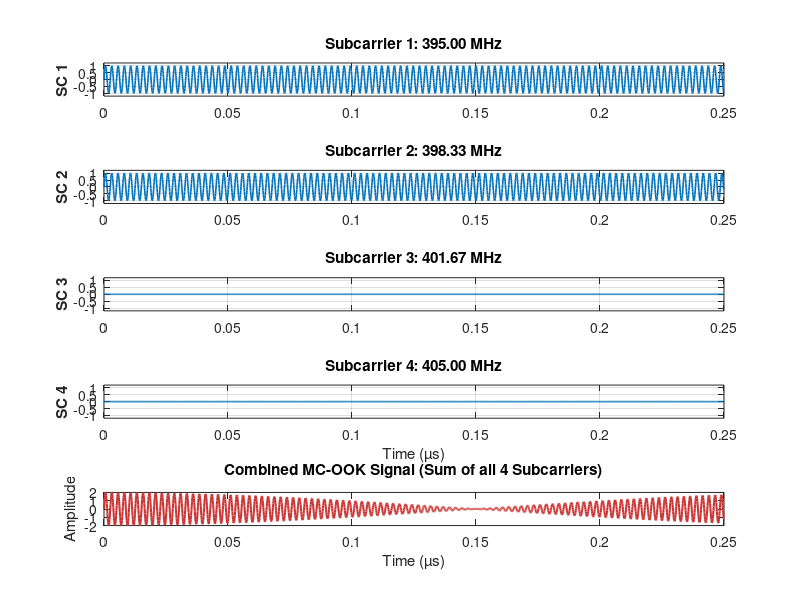
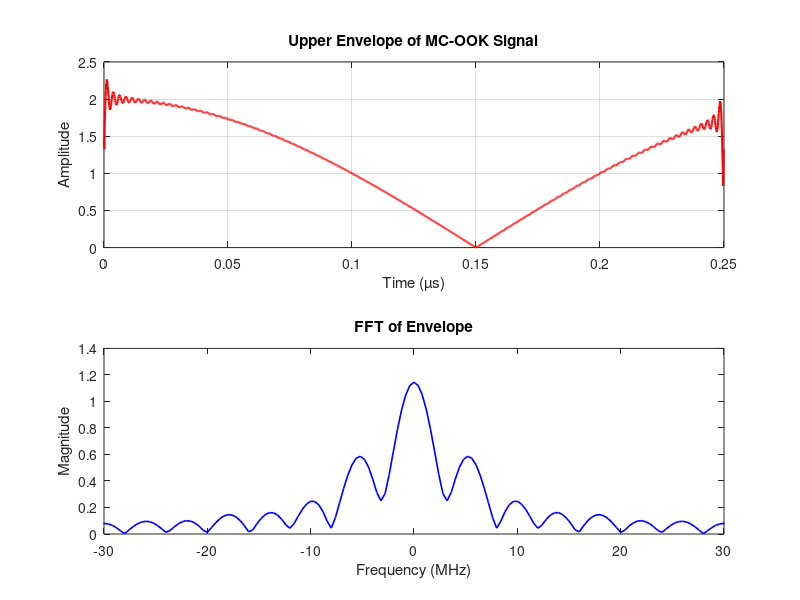

MATLAB code for these plots, in order:
% Parameters
message = [1 1 0 0];
msg_length = length(message);
num_subcarriers = 4;
bits_per_subcarrier = msg_length / num_subcarriers;

% RF parameters
carrier_freq = 400e6; % Center frequency
BW = 10e6; % Bandwidth

% Coherent sampling parameters
cycles_per_bit = 100;
samples_per_cycle = 20;
Fs = carrier_freq * samples_per_cycle;
Ts = 1 / Fs;

% Calculate samples_per_bit based on desired cycles_per_bit
samples_per_bit = round(cycles_per_bit * (Fs / carrier_freq));
cycles_per_bit = samples_per_bit * (carrier_freq / Fs);

% Time for one full bit
t_bit = (0:samples_per_bit-1) * Ts;
total_samples = bits_per_subcarrier * samples_per_bit;
t = (0:total_samples-1) * Ts;

% Subcarrier frequencies
subcarrier_spacing = BW / (num_subcarriers - 1);
subcarriers = linspace(carrier_freq - BW/2, carrier_freq + BW/2, num_subcarriers);

% Split message into subcarrier rows
subcarrier_matrix = zeros(num_subcarriers, bits_per_subcarrier);
for i = 1:num_subcarriers
    start_idx = (i - 1) * bits_per_subcarrier + 1;
    end_idx = i * bits_per_subcarrier;
    subcarrier_matrix(i, :) = message(start_idx:end_idx);
end

% Generate OOK-modulated signals per subcarrier
signal_matrix = zeros(num_subcarriers, total_samples);

for k = 1:num_subcarriers
    % Get the bit sequence for this subcarrier
    bits = subcarrier_matrix(k, :);
    
    % Create the base carrier wave for one *complete, seamless* bit period
    carrier_wave = sin(2 * pi * subcarriers(k) * t_bit);
    
    % For each bit, assign the carrier wave or zeros
    check_edge_cases = sum(subcarrier_matrix);
    for bit_idx = 1:bits_per_subcarrier
        start_sample = (bit_idx-1) * samples_per_bit + 1;
        end_sample = bit_idx * samples_per_bit;
        
        if (bits(bit_idx) == 1) && (check_edge_cases(bit_idx) ~= 1)
            % insert the pre-computed carrier wave segment
            signal_matrix(k, start_sample:end_sample) = carrier_wave;
        else % AM modulate the signal instead of it's an edge case
            signal_matrix(k, start_sample:end_sample) = carrier_wave .* sin(2 * pi * k * t_bit);
        end
    end
end

% Combine all subcarriers into one signal (MC-OOK)
sig_MC_OOK = sum(signal_matrix, 1);

% Plot all four individual subcarriers
for k = 1:num_subcarriers
    subplot(5, 1, k);
    plot(t * 1e6, signal_matrix(k, :), 'LineWidth', 1.2);
    ylabel(['SC ' num2str(k)], 'FontWeight', 'bold');
    title(['Subcarrier ' num2str(k) ': ' num2str(subcarriers(k)/1e6, '%.2f') ' MHz']);
    ylim([-1.2 1.2]);
    grid on;
    
    if k == num_subcarriers
        xlabel('Time (µs)');
    end
end

% Plot the combined MC-OOK signal
subplot(5, 1, 5);
plot(t * 1e6, sig_MC_OOK, 'LineWidth', 1.5, 'Color', [0.8, 0.2, 0.2]);
xlabel('Time (µs)');
ylabel('Amplitude');
title('Combined MC-OOK Signal (Sum of all 4 Subcarriers)', 'FontWeight', 'bold');

% Calculate the upper envelope of the MC-OOK signal using the Hilbert transform
analytic_signal = hilbert(sig_MC_OOK);
amplitude_envelope = abs(analytic_signal);

figure;
subplot(2, 1, 1)
plot(t * 1e6, amplitude_envelope, 'r-', 'LineWidth', 1.5);
xlabel('Time (µs)');
ylabel('Amplitude');
title('Upper Envelope of MC-OOK Signal');
grid on;

% === High-Resolution FFT (using zero-padding) ===
N = length(amplitude_envelope);
dt = t(2) - t(1);
Fs_X = 1/dt;

% Zero-padding factor
padding_factor = 10; % Improve resoltion with zero padding
N_fft = padding_factor * N;

% Perform zero-padded FFT
X = fft(amplitude_envelope, N_fft);
X_shifted = fftshift(X);
f = (-N_fft / 2 : N_fft / 2 - 1) * (Fs_X / N_fft);
X_magnitude = abs(X_shifted) / N;

subplot(2, 1, 2)
plot(f / 1e6, X_magnitude, 'b', 'LineWidth', 1.2);
xlabel('Frequency (MHz)');
ylabel('Magnitude');
title("FFT of Envelope");

zoom = 30; 
xlim([-zoom zoom]);

% Notes:
% All DFTs are unique and can be mapped to unique codes, OUTSIDE OF the
% edge case that only a single 1 is present in the OFDM symbol
% Solution: for each OFDM symbol that only contains one 1, transmit a
% custom AM signal (instead of OOK), envelope detect that, and map the DFT
% of the result to the corresponding source code.
